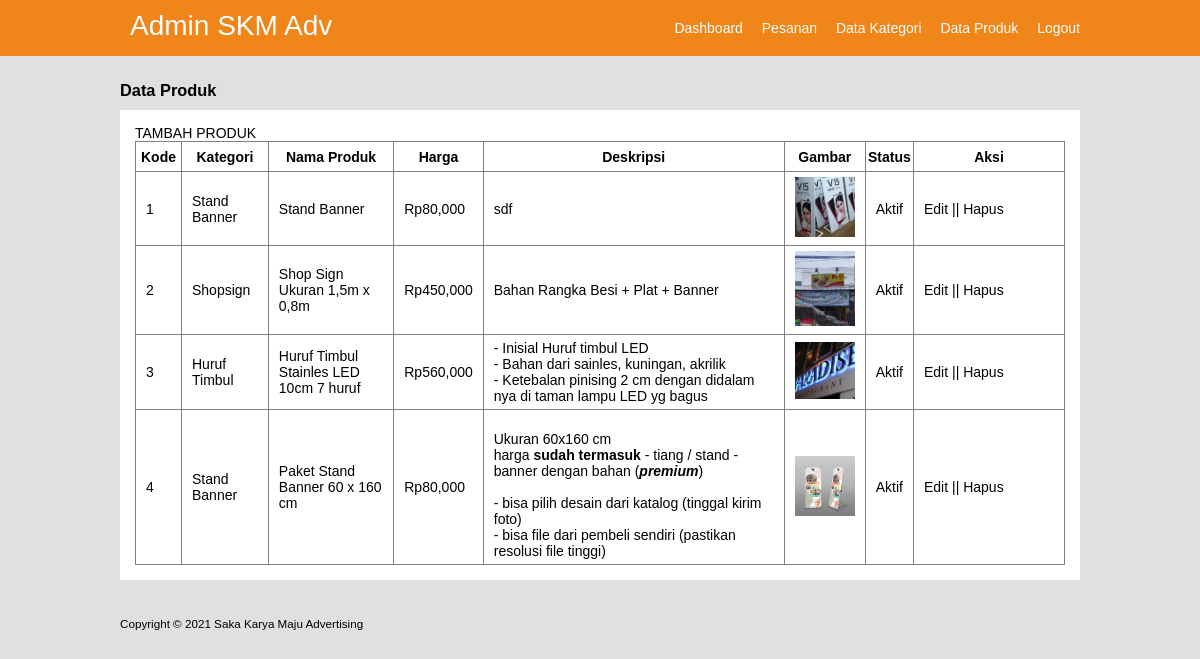
The page /produk-data.php on the database its author committed.
### tables this page shows
CREATE TABLE `d_produk` (
  `produk_id` int(11) NOT NULL,
  `kategori_id` int(11) NOT NULL,
  `produk_nama` varchar(225) NOT NULL,
  `produk_harga` int(30) NOT NULL,
  `produk_deskripsi` text NOT NULL,
  `produk_img` varchar(225) NOT NULL,
  `produk_status` tinyint(1) NOT NULL,
  `date_created` timestamp NOT NULL DEFAULT current_timestamp() ON UPDATE current_timestamp()
);

CREATE TABLE `d_kategori` (
  `kategori_id` int(11) NOT NULL,
  `kategori_name` varchar(225) NOT NULL
);

### produk-data.php (the view, shortened to what this page needs)
<!doctype html>
<html lang="en">
  <head>
  	<link rel="stylesheet" type="text/css" href="css/style.css">
</head>
<body>
 <Header>
     <div class="container">
     <h1>
         <a href="">Admin SKM Adv</a>
        </h1>
        <ul>
            <li> <a href="dashboard.php">Dashboard</a></li>
            <li> <a href="pesanan.php">Pesanan</a></li>
            <li> <a href="kategori-data.php">Data Kategori</a></li>
            <li> <a href="produk-data">Data Produk</a></li>
            <li> <a href="keluar.php">Logout</a></li>
        </ul>
     </div>
 </Header>
 <div class="section">
     <div class="container">
         <h3> Data Produk </h3>
         <div class="box">
         <p><a href="produk-tambah.php"> TAMBAH PRODUK</a></p>
             <table border="1" cellspacing="0" class="table">
                 <thead>
                     <tr>
                         <th width="45px">Kode</th>
                         <th>Kategori</th>
                         <th>Nama Produk</th>
                         <th>Harga</th>
                         <th width="300px">Deskripsi</th>
                         <th>Gambar</th>
                         <th>Status</th>
                         <th width ="150px">Aksi</th>
                     </tr>
                 </thead>
                 <tbody>
                     <?php
                     include 'db.php';
                        $no = 1;
                        $produk = mysqli_query($conn, "SELECT * FROM d_produk LEFT JOIN d_kategori USING (kategori_id) ORDER BY produk_id DESC");
                        if(mysqli_num_rows($produk) > 0 ) {
                            while($row = mysqli_fetch_array($produk)){
                     ?>
                     <tr>
                         <td> <?php echo $no++  ?></td>
                         <td><?php echo $row['kategori_name']  ?></td>
                         <td><?php echo $row['produk_nama']  ?></td>
                         <td> Rp<?php echo number_format($row['produk_harga'])  ?></td>
                         <td><?php echo $row['produk_deskripsi']  ?></td>
                         <td><img src="produk/<?php echo $row['produk_img'] ?>" width="60px"></td>
                         <td><?php echo $row['produk_status'] == 0?'Tidak Aktif' :'Aktif' ?></td>
                         <td><a href="produk-edit.php?id=<?php echo $row['produk_id'] ?>" width="50px"> Edit </a>  ||  <a href="produk-hapus.php?idp=<?php echo $row['produk_id'] ?>"> Hapus </a></td>
                     </tr>
                     <?php }} else{ ?>
                        <tr>
                            <td colspan="8" > TIDAK ADA DATA</td>
                        </tr>
                        <?php }?>
                 </tbody>
             </table>
         </div>
     </div>
 </div>
 <footer>
    <div class="container">
        <small> Copyright &copy 2021 Saka Karya Maju Advertising </small>
    </div>
 </footer>
</body>
</html>

### css/style.css (style rules this page uses)
* { padding: 0; margin: 0; font-family: 'Quicksand', sans-serif; }
body { background-color: #f8f8f8; }
a { color:inherit; text-decoration: none; }
header { border: none; background-color: #F08519; color: white }
header h1 { float: left; padding: 10px; }
header ul { float: right; }
header ul li { display: inline-block; }
header ul li a { padding: 20px 0 20px 15px; display: inline-block; }
.container { width: 80%; margin: 0 auto; }
.container:after { content: ''; display: block; clear: both; }
.section { padding: 25px 0 ; }
.box { background-color: white; padding: 15px; margin: 10px 0; box-sizing:border-box ; }
.box:after { content : ''; display: block; clear: both; }
.table { width: 100%; border-collapse: collapse; }
.table tr { height: 30px; }
.table tr td { padding: 5px 10px ; }
* { margin: 0; padding: 0; font-family: sans-serif; }
h1 { text-align: center; font-weight: 300; }
body { margin: 0; padding: 0; background: #fefefe; font-size: 16px; color: 777; font-weight: 300; }
body { font-size: 14px; background-color:#e0e0e0; }

### rows shown on the page
d_produk: kategori.kategori_name "Stand Banner", produk_nama "Stand Banner", produk_harga "80,000", produk_deskripsi "sdf", produk_img (picture), produk_status "Aktif"
d_produk: kategori.kategori_name "Shopsign", produk_nama "Shop Sign Ukuran 1,5m x 0,8m", produk_harga "450,000", produk_deskripsi "Bahan Rangka Besi + Plat + Banner", produk_img (picture), produk_status "Aktif"
d_produk: kategori.kategori_name "Huruf Timbul", produk_nama "Huruf Timbul Stainles LED 10cm 7 huruf", produk_harga "560,000", produk_deskripsi "- Inisial Huruf timbul LED - Bahan dari sainles, kuningan, akrilik - Ketebalan pinising 2 cm dengan didalam nya di taman lampu LED yg bagus", produk_img (picture), produk_status "Aktif"
d_produk: kategori.kategori_name "Stand Banner", produk_nama "Paket Stand Banner 60 x 160 cm", produk_harga "80,000", produk_deskripsi "Ukuran 60x160 cm harga sudah termasuk - tiang / stand - banner dengan bahan ( premium ) - bisa pilih desain dari katalog (tinggal kirim foto) - bisa file dari pembeli sendiri (pastikan resolusi file tinggi)", produk_img (picture), produk_status "Aktif"
